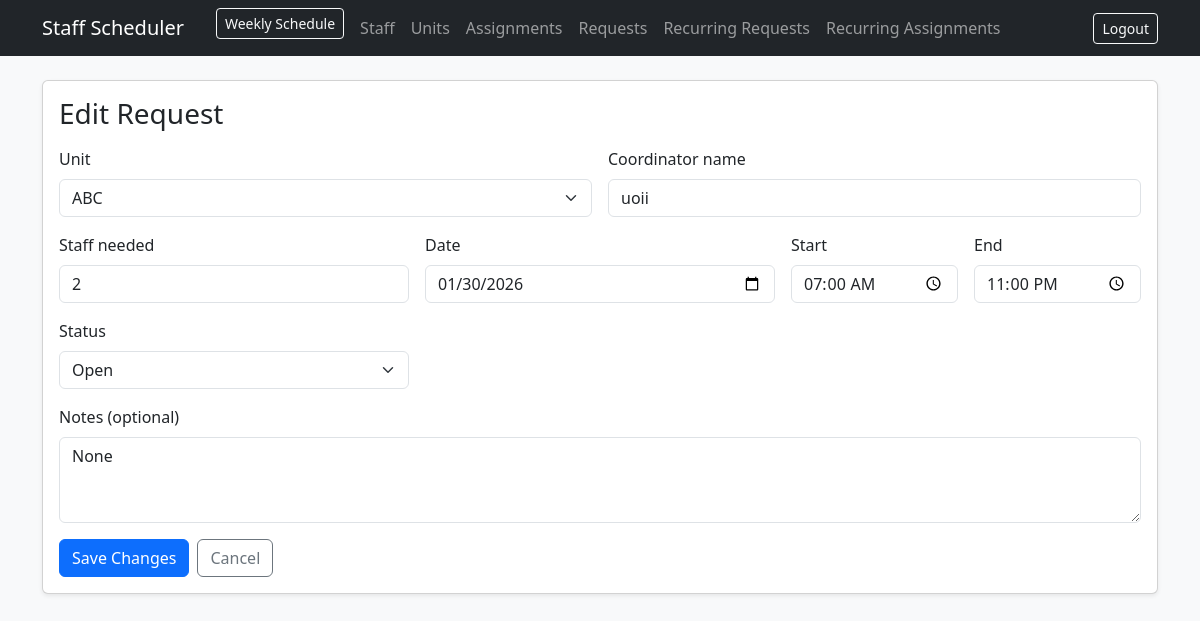
Page /requests/12/edit (signed in) on the earlier database version.
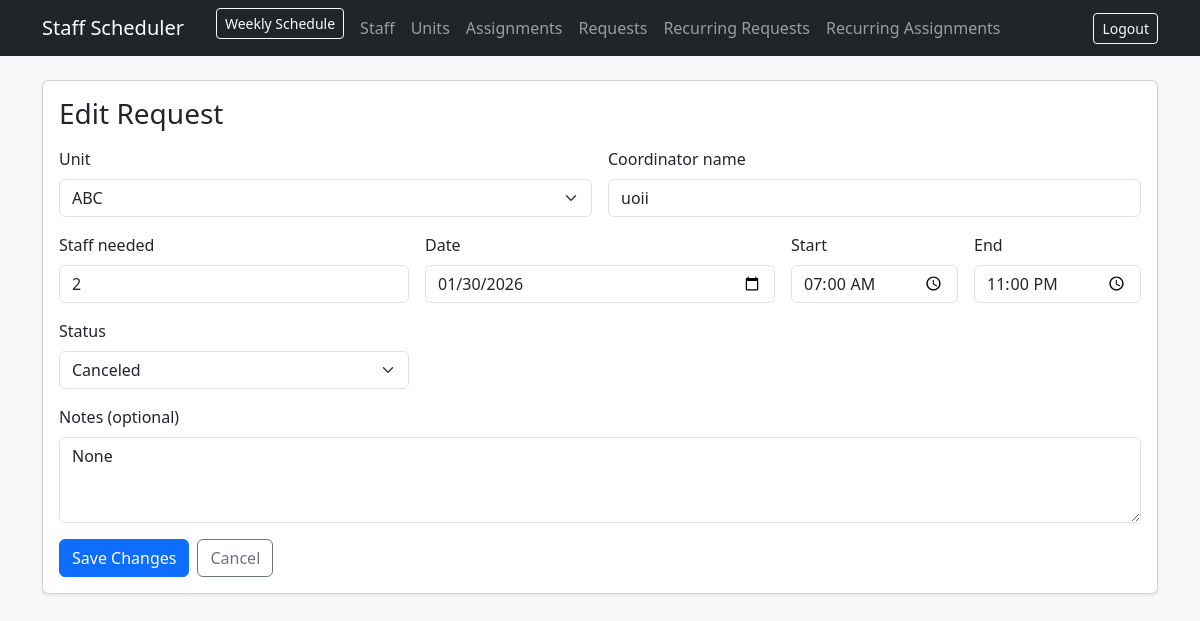
Same page on the later database version.
### app/models.py (models this page shows)
class Request(db.Model):
    __tablename__ = "requests"
    id = db.Column(db.Integer, primary_key=True)
    unit_id = db.Column(db.Integer, db.ForeignKey("units.id"), nullable=False)
    unit = db.relationship("Unit", backref=db.backref("requests", lazy=True))
    coordinator_name = db.Column(db.String(140), nullable=False)
    staff_needed = db.Column(db.Integer, nullable=False)
    start_datetime = db.Column(db.DateTime, nullable=False)
    end_datetime = db.Column(db.DateTime, nullable=False)
    status = db.Column(db.String(20), nullable=False, default="Open")  # Open/Satisfied/Canceled
    created_by_admin_id = db.Column(db.Integer, db.ForeignKey("admins.id"), nullable=False)
    created_by = db.relationship("Admin", backref=db.backref("requests_created", lazy=True))
    notes = db.Column(db.Text, nullable=True)
    created_at = db.Column(db.DateTime, default=datetime.utcnow, nullable=False)
    recurring_id = db.Column(db.Integer, db.ForeignKey("recurring_requests.id"), nullable=True)
    occurrence_date = db.Column(db.Date, nullable=True)
    recurring = db.relationship("RecurringRequest", backref="occurrences")
    __table_args__ = (
    db.UniqueConstraint("recurring_id", "occurrence_date", name="uq_request_recurring_occurrence"),
)

class Unit(db.Model):
    __tablename__ = "units"
    id = db.Column(db.Integer, primary_key=True)
    unit_name = db.Column(db.String(140), nullable=False, index=True)
    address = db.Column(db.String(220), nullable=True)
    is_active = db.Column(db.Boolean, default=True, nullable=False)
    created_at = db.Column(db.DateTime, default=datetime.utcnow, nullable=False)

### app/requests/routes.py (the view)
@requests_bp.route("/<int:request_id>/edit", methods=["GET"])
@login_required
def edit_request(request_id):
    req = StaffRequest.query.get_or_404(request_id)
    unit_list = Unit.query.filter_by(is_active=True).order_by(Unit.unit_name.asc()).all()
    return render_template(
        "requests/form.html",
        req=req,
        unit_list=unit_list,
        status_options=STATUS_OPTIONS,
    )

### app/templates/requests/form.html (shortened to what this page needs)
{% extends "base.html" %}
{% block content %}
<div class="card shadow-sm">
  <div class="card-body">
    <h3 class="mb-3">{{ "Edit Request" if req else "New Request" }}</h3>
    <form method="post"
          action="{{ url_for('requests.update_request', request_id=req.id) if req else url_for('requests.create_request') }}">
      <div class="row g-3">
        <div class="col-md-6">
          <label class="form-label">Unit</label>
          <select class="form-select" name="unit_id" required>
            {% for u in unit_list %}
              <option value="{{ u.id }}" {% if req and req.unit_id == u.id %}selected{% endif %}>{{ u.unit_name }}</option>
            {% endfor %}
          </select>
        </div>
        <div class="col-md-6">
          <label class="form-label">Coordinator name</label>
          <input class="form-control" name="coordinator_name" required value="{{ req.coordinator_name if req else '' }}">
        </div>
        <div class="col-md-4">
          <label class="form-label">Staff needed</label>
          <input class="form-control" type="number" min="1" name="staff_needed" required value="{{ req.staff_needed if req else '' }}">
        </div>
        {% set start_dt = req.start_datetime if req else None %}
        {% set end_dt = req.end_datetime if req else None %}
        <div class="col-md-4">
          <label class="form-label">Date</label>
          <input class="form-control" type="date" name="date" required value="{{ start_dt.strftime('%Y-%m-%d') if start_dt else '' }}">
        </div>
        <div class="col-md-2">
          <label class="form-label">Start</label>
          <input class="form-control" type="time" name="start_time" required value="{{ start_dt.strftime('%H:%M') if start_dt else '' }}">
        </div>
        <div class="col-md-2">
          <label class="form-label">End</label>
          <input class="form-control" type="time" name="end_time" required value="{{ end_dt.strftime('%H:%M') if end_dt else '' }}">
        </div>
        <div class="col-md-4">
          <label class="form-label">Status</label>
          <select class="form-select" name="status">
            {% for s in status_options %}
              <option value="{{ s }}" {% if req and req.status == s %}selected{% endif %}>{{ s }}</option>
            {% endfor %}
          </select>
        </div>
        <div class="col-md-12">
          <label class="form-label">Notes (optional)</label>
          <textarea class="form-control" name="notes" rows="3">{{ req.notes if req else '' }}</textarea>
        </div>
      </div>
      <div class="d-flex gap-2 mt-3">
        <button class="btn btn-primary">{{ "Save Changes" if req else "Create Request" }}</button>
        <a class="btn btn-outline-secondary" href="/requests/">Cancel</a>
      </div>
    </form>
  </div>
</div>
{% endblock %}

Differences in the rows shown:
changed Request "uoii": status "Open" → "Canceled"
